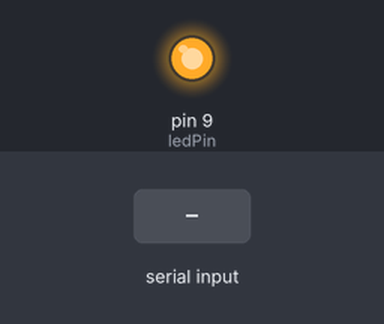
This sketch was run on a simulated Arduino Uno, built with avr-gcc and run on an emulated ATmega328P. On the bench: output pins drawn as LEDs (lit = HIGH). The test bench sets the inputs (shaded band). What the sketch prints to the serial monitor is not drawn.

Above: at 1.2 s.
1.3 s: "90\n" received over Serial
2.8 s: "200\n" received over Serial
Timing chart, 0 to 5.8 s (numbered marks = the images above; inputs shaded):
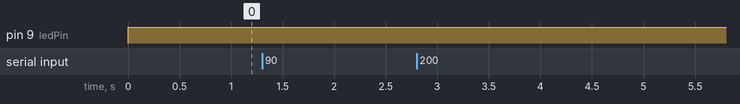

The sketch:

sketch_sep28a.ino
```cpp
int ledPin = 9;  // analogWrite() works at pin 9
int state = 0;
int flag = 0; // return state only once
int ledStateOff = 300;

void setup() {
    pinMode(ledPin, OUTPUT);
    digitalWrite(ledPin, LOW);
    Serial.begin(9600); // Default connection rate for the bluetooth module
}

void loop() {
    state = readBufferValue();
    // if the state is 0 the led will turn off
    if (state == ledStateOff) {
        digitalWrite(ledPin, LOW);
        if(flag == ledStateOff){
          flag = 1;
        }
        Serial.println(state);
    }
    // if the state is 1 the led will turn on
    else if (state > '0') {
        analogWrite(ledPin, state);
        if(flag == 0){
          flag = 1;
        }
        Serial.println(state);
    }
}

int readBufferValue() {
  if(Serial.available() > 0){
      char incomingByte;
      int integerValue = 0;
      while(1) {            // force into a loop until 'n' is received
        incomingByte = Serial.read();
        if (incomingByte == '\n') break;   // exit the while(1), we're done receiving
        if (incomingByte == -1) continue;  // if no characters are in the buffer read() returns -1
        integerValue *= 10;  // shift left 1 decimal place
        // convert ASCII to integer, add, and shift left 1 decimal place
        integerValue = ((incomingByte - 48) + integerValue);
      }
      return integerValue;
  }
}
```
